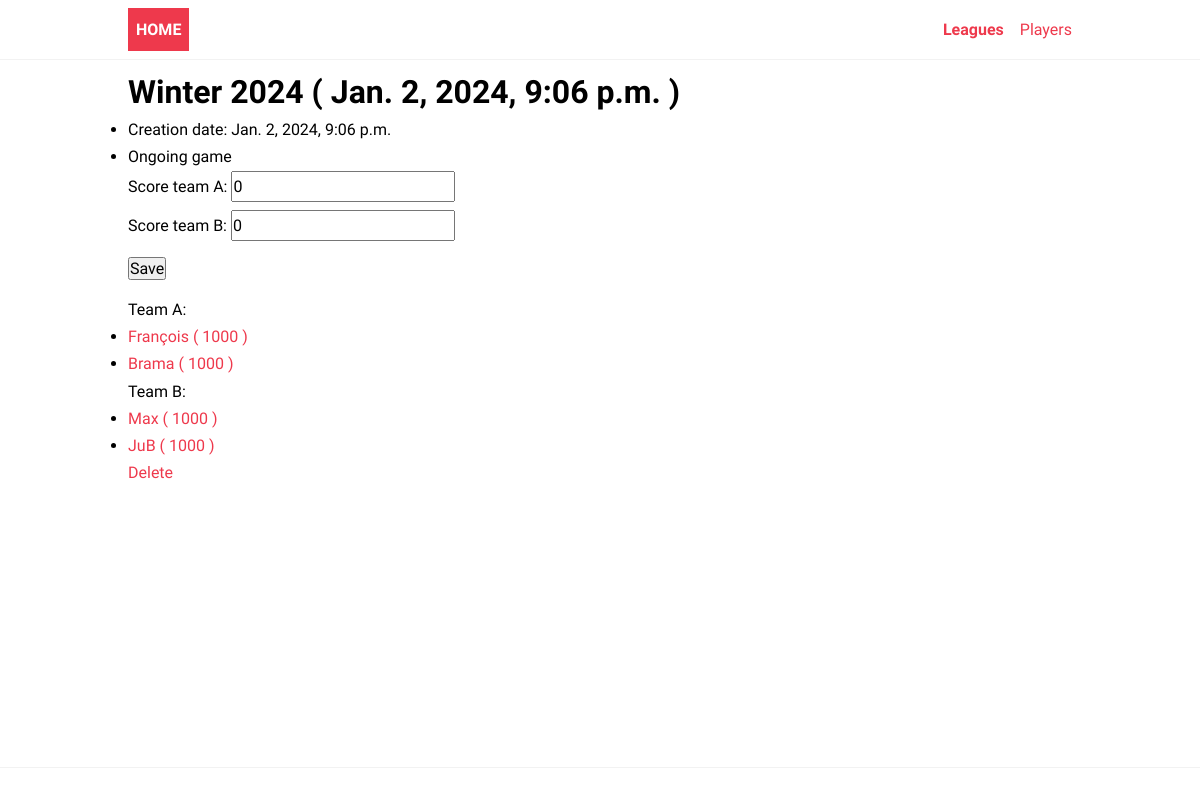
Page /ladder/leagues/4/25 on the earlier database version.
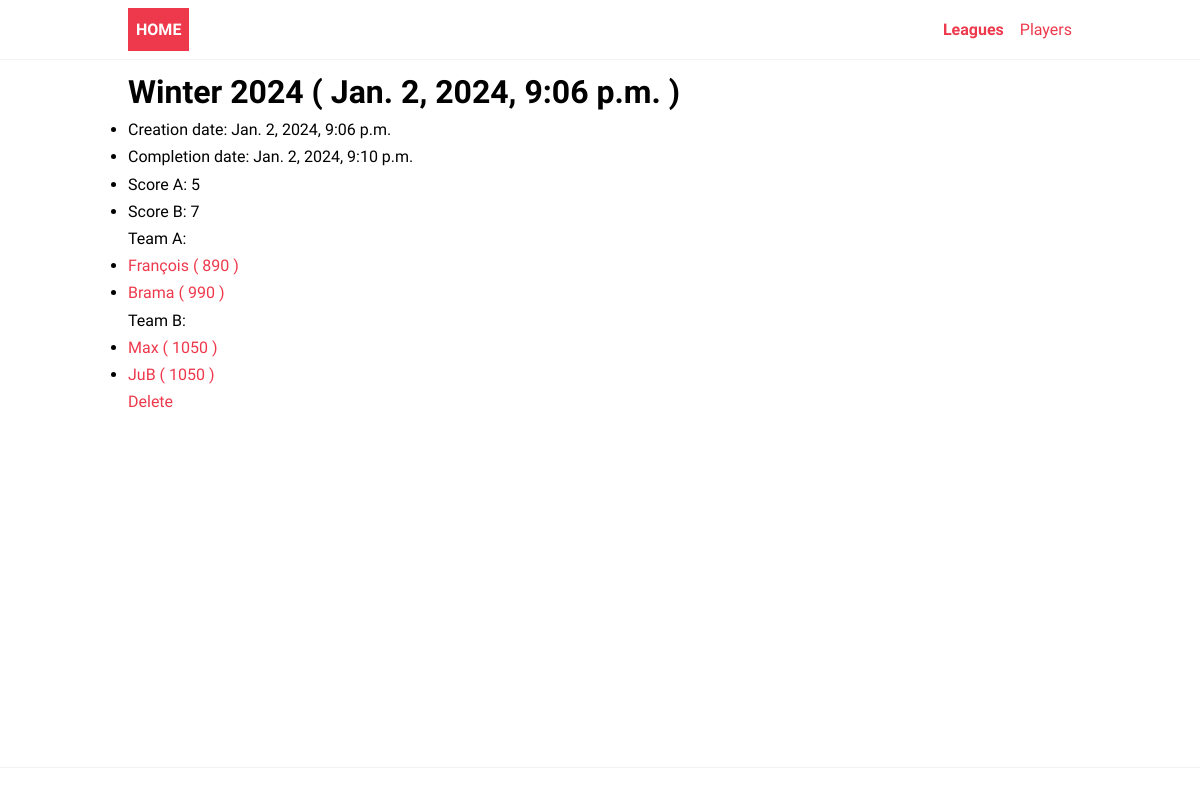
Same page on the later database version.
### ladder/models.py (models this page shows, shortened)
class Team(models.Model):
    game = models.ForeignKey(Game, on_delete=models.CASCADE)
    player = models.ForeignKey(Player, on_delete=models.CASCADE)
    team_name = models.CharField(max_length=1)

class Player(models.Model):
    name = models.CharField(max_length=200)
    gender = models.CharField(max_length=10, choices=genders)
    score = models.IntegerField(default=1000)

class Game(models.Model):
    league = models.ForeignKey(League, on_delete=models.CASCADE)
    creation_date = models.DateTimeField()
    completion_date = models.DateTimeField(default=datetime.datetime.utcfromtimestamp(0))
    completed = models.BooleanField(default=False)
    score_team_a = models.IntegerField(default=0)
    score_team_b = models.IntegerField(default=0)

class League(models.Model):
    name = models.CharField(max_length=200)

### ladder/views.py (the view, shortened to what this page needs)
# urls.py: path("leagues/<int:league_id>/<int:pk>", views.GameDetail.as_view(), name="game"),
class GameDetail(FormMixin, generic.DetailView):
    model=Game
    template_name = "ladder/game.html"
    form_class=ScoreForm
    def get_context_data(self, **kwargs):
        context = super().get_context_data(**kwargs)
        context["team_a"] = context["game"].team_set.filter(team_name='A')
        context["team_b"] = context["game"].team_set.filter(team_name='B')
        context["league"] = context["game"].league
        return context

### ladder/forms.py
class ScoreForm(forms.ModelForm):
    class Meta:
        model = Game
        fields = ['score_team_a', 'score_team_b']
        labels = {
            'score_team_a': 'Score team A',
            'score_team_b': 'Score team B'
        }

### ladder/templates/ladder/game.html (shortened to what this page needs)
{% extends 'ladder/base.html' %}
{% block content %}
<h1>{{ game.league.name }} ( {{ game.creation_date }} ) </h1>
<ul>
  <li>Creation date:   {{game.creation_date}}</li>
  {% if game.completed %}
  <li>Completion date:   {{game.completion_date}}</li>
  <li>Score A:   {{game.score_team_a}}</li>
  <li>Score B:   {{game.score_team_b}}</li>
  {% else %}
  <li> Ongoing game </li>
  {% endif %}
</ul>
{% if game.completed == False %}
<form action="{% url 'ladder:game' league.id game.id %}" method="post">
    {{ form.as_p }}
    <input type="submit" value="Save">
</form>
{% endif %}
Team A:
<ul>
  {% for team in team_a  %}
  <li><a href="{% url 'ladder:player' team.player.id %}">{{ team.player.name }} ( {{ team.player.score }} )</a></li>
  {% endfor %}
</ul>
Team B:
<ul>
  {% for team in team_b  %}
  <li><a href="{% url 'ladder:player' team.player.id %}">{{ team.player.name }} ( {{ team.player.score }} )</a></li>
  {% endfor %}
</ul>
<a href="{% url 'ladder:delete-game' league.id game.id %}">Delete</a>
{% endblock content %}

Differences in the rows shown:
changed Game: completed False → True (drawn); completion_date (not shown) → "Jan. 2, 2024, 9:10 p.m."; score_team_a (not shown) → "5"; score_team_b (not shown) → "7"
changed through a linked row, Team "François": player.score "1000" → "890"
changed through a linked row, Team "Brama": player.score "1000" → "990"
changed through a linked row, Team "Max": player.score "1000" → "1050"
changed through a linked row, Team "JuB": player.score "1000" → "1050"
Other differences:
form field score_team_a: "0" → (not shown)
form field score_team_b: "0" → (not shown)
form field value: "Save" → (not shown)
text no longer shown: "Ongoing game Score team A: Score team B:"
text now shown: "Completion date: Score A: Score B:"
